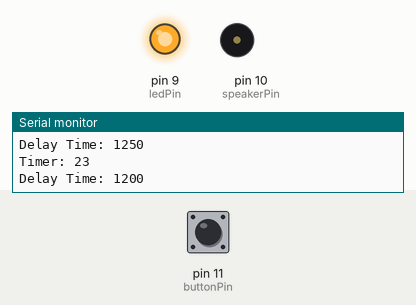
This sketch was run on a simulated Arduino Uno, built with avr-gcc and run on an emulated ATmega328P. Parts: output pins drawn as LEDs (lit = HIGH), buzzer (waves = sounding), the last lines printed to the serial monitor. The test bench sets the inputs (shaded band); at power-on: pin 11 (buttonPin) LOW.

Above: at 4.1 s.
4.2 s: pin 11 (buttonPin) pulled HIGH for 1.6 s
At 5.03 s:
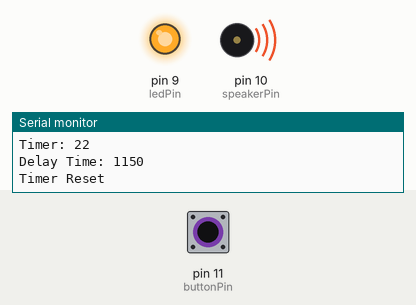
Timing chart, 0 to 22.5 s (numbered marks = the images above; inputs shaded):
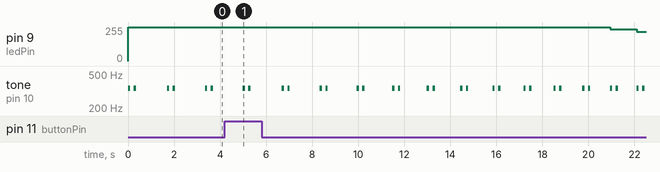

Measured:
- by itself, tone on pin 10 (speakerPin): repeats every 1.7 s: silent 0.15 s, 340 Hz 0.10 s, silent 1.4 s, 340 Hz 0.10 s

The sketch:

_Sleepy-Cena.ino
```cpp
const int speakerPin = 10;   // Pin for the speaker
const int frequency = 340;   // Starting frequency
const int ledPin = 9;        // Pin for the red LED
const int buttonPin = 11;    // Pin for the button

int timer = 25;               // Initial timer value in seconds
int initialDelayTime = 1250;  // Initial delay time for the speaker
int delayTime;

unsigned long lastButtonPress = 0; // Variable to store the last button press time
unsigned long debounceDelay = 50;  // Debounce delay in milliseconds

void setup() {
  pinMode(speakerPin, OUTPUT);
  pinMode(ledPin, OUTPUT);
  pinMode(buttonPin, INPUT);

  Serial.begin(9600); // Initialize Serial communication

  // Initial setup for LED brightness
  analogWrite(ledPin, map(timer, 0, 15, 0, 255));
}

void loop() {
  // Gradually decrease the delay between sounds over 10 seconds
  for (delayTime = initialDelayTime; delayTime >= 50; delayTime -= 50) {
    // Check if the button is pressed and debounced
    if (isButtonPressed()) {
      resetTimer();
      // Clear the Serial Monitor when the button is pressed
      Serial.flush();
      Serial.println("Timer Reset");
    }

    tone(speakerPin, frequency);
    delay(100);
    noTone(speakerPin);
    delay(150);
    tone(speakerPin, frequency);
    delay(100);
    noTone(speakerPin);
    delay(delayTime);

    // Update and display the timer countdown
    updateTimer();
    updateLED();

    // Display the delayTime in the Serial Monitor
    Serial.print("Delay Time: ");
    Serial.println(delayTime);

    // When the timer runs out, break out of the loop
    if (timer <= 0) {
      digitalWrite(ledPin, LOW); // Turn off the LED
      playContinuousTone();       // Play a continuous tone on the speaker
      break; // Exit the loop
    }
  }

  // Pause for a moment before restarting the loop
  delay(2000);
}

bool isButtonPressed() {
  // Read the state of the button
  int buttonState = digitalRead(buttonPin);

  // Check if the button is pressed and debounced
  if (buttonState == HIGH && (millis() - lastButtonPress) > debounceDelay) {
    lastButtonPress = millis(); // Record the last button press time
    return true;
  }

  return false;
}

void resetTimer() {
  timer = 25;                // Reset the timer to 15 seconds
  initialDelayTime = 1250;   // Reset initial delay time
  analogWrite(ledPin, map(timer, 0, 15, 0, 255)); // Reset LED brightness
  // Reset the delayTime to the initialDelayTime value
  delayTime = initialDelayTime;
}

void updateTimer() {
  delay(100); // Update every 100 milliseconds
  timer--;

  // Adjust initial delay time based on the remaining time
  initialDelayTime = map(timer, 0, 15, 500, 1500);

  // Display the timer value in the Serial Monitor
  Serial.print("Timer: ");
  Serial.println(timer);
}

void updateLED() {
  // Adjust LED brightness based on the timer value
  analogWrite(ledPin, map(timer, 0, 15, 0, 255));
}

void playContinuousTone() {
  while (true) {
    tone(speakerPin, frequency); // Play a continuous tone
    delay(200); // Add a longer delay to control the pause between beeps
  }
}
```
